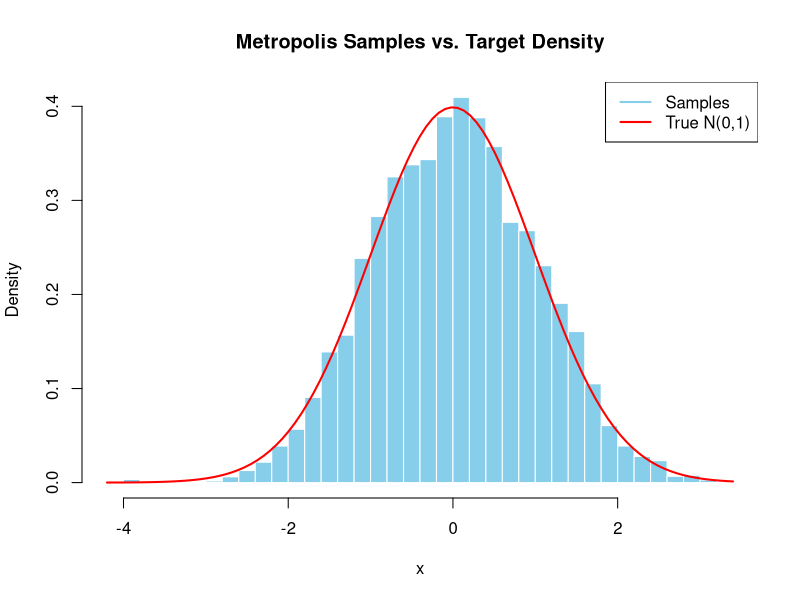

The R script that drew this image:
set.seed(42)

# target distribution: Standard Normal (unnormalized)
target_density <- function(x) {
  exp(-0.5 * x^2)  # This is proportional to dnorm(x)
}

# metropolis parameters
n_samples <- 10000
samples <- numeric(n_samples)
samples[1] <- 0  # starting point
proposal_sd <- 1  # standard deviation of proposal distribution

# metropolis algorithm
for (i in 2:n_samples) {
  current <- samples[i - 1] # start at a given state
  proposal <- rnorm(1, mean = current, sd = proposal_sd) # let's try jumping to another state -- this gives us a new proposed distribution
  
  ## calculate the acceptance rate, which basically evaluates the proposal distribution versus
  ## our most up-to-date understanding of the target distribution
  acceptance_ratio <- target_density(proposal) / target_density(current) # how much more or less likely the proposal is to the target
  accept <- runif(1) < acceptance_ratio # accept if less than the threshold we set, in this case 1
  
  samples[i] <- if (accept) proposal else current # if accepted, move to new proposal, if rejected, stay at current
}

# discard initial samples due to bias (those before settles into target distribution) aka removing burn-in (optional)
burn_in <- 1000
samples_post_burn <- samples[(burn_in + 1):n_samples]

# Plot histogram of samples vs. true density
hist(samples_post_burn, breaks = 50, probability = TRUE,
     col = "skyblue", border = "white", main = "Metropolis Samples vs. Target Density",
     xlab = "x")
curve(dnorm(x), col = "red", lwd = 2, add = TRUE)
legend("topright", legend = c("Samples", "True N(0,1)"), col = c("skyblue", "red"), lwd = 2)
